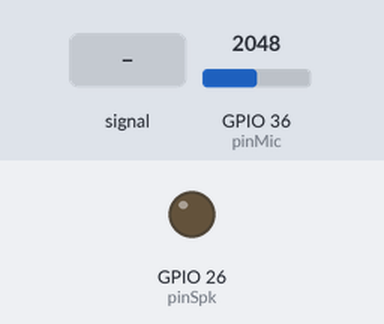
The sketch below on a simulated ESP32. Shown: output pins drawn as LEDs (lit = HIGH). The inputs (shaded band) are chosen by the test bench; at power-on: GPIO 36 (pinMic) = 2048 (analog values on the 0–4095 scale). What the sketch prints to the serial monitor is not drawn.

Above: at 1.2 s.
1.3 s: GPIO 36 (pinMic) fed a 200 Hz sine of ±1023 counts around its level
Timing chart, 0 to 3.8 s (numbered marks = the images above; inputs shaded):
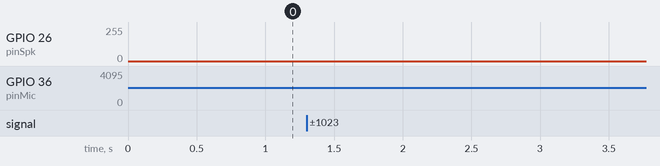

The sketch:

10_3.ino
```cpp
#define pinSpk 26
#define pinMic 36
int adcValue;
void setup() {
  pinMode( pinSpk, OUTPUT);
  pinMode( pinMic, INPUT);
  Serial.begin(115200);
  analogReadResolution(8);
}
void loop() {
  int degree = 0;
  float radian = 0.0;
  float sineValue = 0.0;
  int dValue = 0;
  for (degree = 0; degree < 360; degree++) {
    radian=(float)degree*(2.0*3.1415926)/360.0;
    sineValue = sin(radian);
    dValue = (int)((1.0 + sineValue) * 125.0);
    dacWrite( pinSpk, dValue );
    adcValue = analogRead(pinMic);
    Serial.println(adcValue);
  }
}
```
